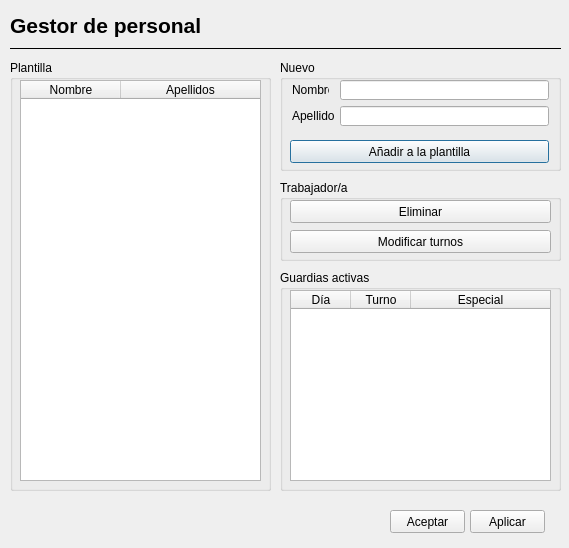
<?xml version="1.0" encoding="UTF-8"?>
<ui version="4.0">
 <class>Dialog</class>
 <widget class="QDialog" name="Dialog">
  <property name="geometry">
   <rect>
    <x>0</x>
    <y>0</y>
    <width>569</width>
    <height>548</height>
   </rect>
  </property>
  <property name="minimumSize">
   <size>
    <width>569</width>
    <height>548</height>
   </size>
  </property>
  <property name="maximumSize">
   <size>
    <width>569</width>
    <height>548</height>
   </size>
  </property>
  <property name="windowTitle">
   <string>Gestor de personal</string>
  </property>
  <property name="windowIcon">
   <iconset>
    <normaloff>graphics/icon.png</normaloff>graphics/icon.png</iconset>
  </property>
  <widget class="QLabel" name="label">
   <property name="geometry">
    <rect>
     <x>10</x>
     <y>10</y>
     <width>261</width>
     <height>31</height>
    </rect>
   </property>
   <property name="font">
    <font>
     <pointsize>16</pointsize>
     <weight>75</weight>
     <bold>true</bold>
    </font>
   </property>
   <property name="text">
    <string>Gestor de personal</string>
   </property>
  </widget>
  <widget class="Line" name="line">
   <property name="geometry">
    <rect>
     <x>10</x>
     <y>40</y>
     <width>551</width>
     <height>16</height>
    </rect>
   </property>
   <property name="frameShadow">
    <enum>QFrame::Plain</enum>
   </property>
   <property name="orientation">
    <enum>Qt::Horizontal</enum>
   </property>
  </widget>
  <widget class="QGroupBox" name="groupBox">
   <property name="geometry">
    <rect>
     <x>10</x>
     <y>60</y>
     <width>261</width>
     <height>431</height>
    </rect>
   </property>
   <property name="title">
    <string>Plantilla</string>
   </property>
   <widget class="QTableWidget" name="tablaPersonal">
    <property name="geometry">
     <rect>
      <x>10</x>
      <y>20</y>
      <width>241</width>
      <height>401</height>
     </rect>
    </property>
    <property name="showDropIndicator" stdset="0">
     <bool>false</bool>
    </property>
    <property name="alternatingRowColors">
     <bool>true</bool>
    </property>
    <property name="selectionBehavior">
     <enum>QAbstractItemView::SelectRows</enum>
    </property>
    <property name="cornerButtonEnabled">
     <bool>true</bool>
    </property>
    <attribute name="horizontalHeaderStretchLastSection">
     <bool>true</bool>
    </attribute>
    <attribute name="verticalHeaderVisible">
     <bool>false</bool>
    </attribute>
    <attribute name="verticalHeaderStretchLastSection">
     <bool>false</bool>
    </attribute>
    <column>
     <property name="text">
      <string>Nombre</string>
     </property>
    </column>
    <column>
     <property name="text">
      <string>Apellidos</string>
     </property>
    </column>
   </widget>
  </widget>
  <widget class="QGroupBox" name="groupBox_2">
   <property name="geometry">
    <rect>
     <x>280</x>
     <y>60</y>
     <width>281</width>
     <height>111</height>
    </rect>
   </property>
   <property name="title">
    <string>Nuevo</string>
   </property>
   <widget class="QLabel" name="label_2">
    <property name="geometry">
     <rect>
      <x>12</x>
      <y>20</y>
      <width>37</width>
      <height>20</height>
     </rect>
    </property>
    <property name="text">
     <string>Nombre</string>
    </property>
   </widget>
   <widget class="QLineEdit" name="nombreNuevo">
    <property name="geometry">
     <rect>
      <x>60</x>
      <y>20</y>
      <width>209</width>
      <height>20</height>
     </rect>
    </property>
   </widget>
   <widget class="QLabel" name="label_3">
    <property name="geometry">
     <rect>
      <x>12</x>
      <y>46</y>
      <width>42</width>
      <height>20</height>
     </rect>
    </property>
    <property name="text">
     <string>Apellidos</string>
    </property>
   </widget>
   <widget class="QLineEdit" name="apellidosNuevo">
    <property name="geometry">
     <rect>
      <x>60</x>
      <y>46</y>
      <width>209</width>
      <height>20</height>
     </rect>
    </property>
   </widget>
   <widget class="QPushButton" name="addAPlantilla">
    <property name="geometry">
     <rect>
      <x>10</x>
      <y>80</y>
      <width>259</width>
      <height>23</height>
     </rect>
    </property>
    <property name="text">
     <string>Añadir a la plantilla</string>
    </property>
   </widget>
  </widget>
  <widget class="QGroupBox" name="groupBox_3">
   <property name="geometry">
    <rect>
     <x>280</x>
     <y>270</y>
     <width>281</width>
     <height>221</height>
    </rect>
   </property>
   <property name="title">
    <string>Guardias activas</string>
   </property>
   <widget class="QTableWidget" name="turnosSeleccionada">
    <property name="geometry">
     <rect>
      <x>10</x>
      <y>20</y>
      <width>261</width>
      <height>191</height>
     </rect>
    </property>
    <property name="autoScroll">
     <bool>true</bool>
    </property>
    <property name="selectionBehavior">
     <enum>QAbstractItemView::SelectRows</enum>
    </property>
    <attribute name="horizontalHeaderVisible">
     <bool>true</bool>
    </attribute>
    <attribute name="horizontalHeaderDefaultSectionSize">
     <number>50</number>
    </attribute>
    <attribute name="horizontalHeaderHighlightSections">
     <bool>false</bool>
    </attribute>
    <attribute name="horizontalHeaderMinimumSectionSize">
     <number>60</number>
    </attribute>
    <attribute name="horizontalHeaderStretchLastSection">
     <bool>true</bool>
    </attribute>
    <attribute name="verticalHeaderStretchLastSection">
     <bool>false</bool>
    </attribute>
    <column>
     <property name="text">
      <string>Día</string>
     </property>
     <property name="textAlignment">
      <set>AlignHCenter|AlignVCenter|AlignCenter</set>
     </property>
    </column>
    <column>
     <property name="text">
      <string>Turno</string>
     </property>
    </column>
    <column>
     <property name="text">
      <string>Especial</string>
     </property>
    </column>
   </widget>
  </widget>
  <widget class="QPushButton" name="aplicarButton">
   <property name="geometry">
    <rect>
     <x>470</x>
     <y>510</y>
     <width>75</width>
     <height>23</height>
    </rect>
   </property>
   <property name="text">
    <string>Aplicar</string>
   </property>
  </widget>
  <widget class="QPushButton" name="aceptarButton">
   <property name="geometry">
    <rect>
     <x>390</x>
     <y>510</y>
     <width>75</width>
     <height>23</height>
    </rect>
   </property>
   <property name="text">
    <string>Aceptar</string>
   </property>
  </widget>
  <widget class="QGroupBox" name="groupBox_4">
   <property name="geometry">
    <rect>
     <x>280</x>
     <y>180</y>
     <width>281</width>
     <height>81</height>
    </rect>
   </property>
   <property name="title">
    <string>Trabajador/a</string>
   </property>
   <widget class="QPushButton" name="eliminarButton">
    <property name="geometry">
     <rect>
      <x>10</x>
      <y>20</y>
      <width>261</width>
      <height>23</height>
     </rect>
    </property>
    <property name="text">
     <string>Eliminar</string>
    </property>
   </widget>
   <widget class="QPushButton" name="configTurnosNuevo">
    <property name="geometry">
     <rect>
      <x>10</x>
      <y>50</y>
      <width>261</width>
      <height>23</height>
     </rect>
    </property>
    <property name="text">
     <string>Modificar turnos</string>
    </property>
   </widget>
  </widget>
 </widget>
 <resources>
  <include location="../graphics/graphics.qrc"/>
 </resources>
 <connections/>
</ui>
